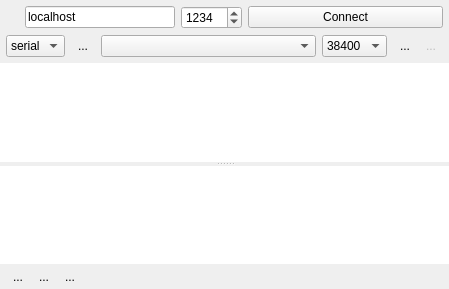
<?xml version="1.0" encoding="UTF-8"?>
<ui version="4.0">
 <class>MainWindow</class>
 <widget class="QMainWindow" name="MainWindow">
  <property name="geometry">
   <rect>
    <x>0</x>
    <y>0</y>
    <width>449</width>
    <height>289</height>
   </rect>
  </property>
  <property name="windowTitle">
   <string>MainWindow</string>
  </property>
  <widget class="QWidget" name="centralWidget">
   <layout class="QVBoxLayout" name="verticalLayout">
    <property name="spacing">
     <number>0</number>
    </property>
    <property name="leftMargin">
     <number>0</number>
    </property>
    <property name="topMargin">
     <number>0</number>
    </property>
    <property name="rightMargin">
     <number>0</number>
    </property>
    <property name="bottomMargin">
     <number>0</number>
    </property>
    <item>
     <layout class="QHBoxLayout" name="horizontalLayout_3">
      <property name="sizeConstraint">
       <enum>QLayout::SetFixedSize</enum>
      </property>
      <property name="leftMargin">
       <number>6</number>
      </property>
      <property name="topMargin">
       <number>6</number>
      </property>
      <property name="rightMargin">
       <number>6</number>
      </property>
      <property name="bottomMargin">
       <number>3</number>
      </property>
      <item>
       <widget class="QLabel" name="label">
        <property name="text">
         <string/>
        </property>
        <property name="pixmap">
         <pixmap resource="resources/img.qrc">:/img/qkdaemon_black_24.png</pixmap>
        </property>
        <property name="scaledContents">
         <bool>false</bool>
        </property>
        <property name="margin">
         <number>0</number>
        </property>
       </widget>
      </item>
      <item>
       <spacer name="horizontalSpacer">
        <property name="orientation">
         <enum>Qt::Horizontal</enum>
        </property>
        <property name="sizeType">
         <enum>QSizePolicy::Fixed</enum>
        </property>
        <property name="sizeHint" stdset="0">
         <size>
          <width>6</width>
          <height>20</height>
         </size>
        </property>
       </spacer>
      </item>
      <item>
       <widget class="QLineEdit" name="lineIP">
        <property name="minimumSize">
         <size>
          <width>150</width>
          <height>0</height>
         </size>
        </property>
        <property name="maximumSize">
         <size>
          <width>150</width>
          <height>16777215</height>
         </size>
        </property>
        <property name="text">
         <string>localhost</string>
        </property>
       </widget>
      </item>
      <item>
       <widget class="QSpinBox" name="spinPort">
        <property name="maximum">
         <number>99999</number>
        </property>
        <property name="value">
         <number>1234</number>
        </property>
       </widget>
      </item>
      <item>
       <widget class="QPushButton" name="buttonConnect">
        <property name="sizePolicy">
         <sizepolicy hsizetype="Expanding" vsizetype="Fixed">
          <horstretch>0</horstretch>
          <verstretch>0</verstretch>
         </sizepolicy>
        </property>
        <property name="text">
         <string>Connect</string>
        </property>
       </widget>
      </item>
     </layout>
    </item>
    <item>
     <layout class="QHBoxLayout" name="horizontalLayout_4">
      <property name="leftMargin">
       <number>6</number>
      </property>
      <property name="topMargin">
       <number>3</number>
      </property>
      <property name="rightMargin">
       <number>6</number>
      </property>
      <property name="bottomMargin">
       <number>6</number>
      </property>
      <item>
       <widget class="QComboBox" name="comboConnType">
        <item>
         <property name="text">
          <string>serial</string>
         </property>
        </item>
       </widget>
      </item>
      <item>
       <widget class="QStackedWidget" name="stackedWidget">
        <property name="sizePolicy">
         <sizepolicy hsizetype="Preferred" vsizetype="Fixed">
          <horstretch>0</horstretch>
          <verstretch>0</verstretch>
         </sizepolicy>
        </property>
        <widget class="QWidget" name="page">
         <layout class="QHBoxLayout" name="horizontalLayout">
          <property name="leftMargin">
           <number>0</number>
          </property>
          <property name="topMargin">
           <number>0</number>
          </property>
          <property name="rightMargin">
           <number>0</number>
          </property>
          <property name="bottomMargin">
           <number>0</number>
          </property>
          <item>
           <widget class="QToolButton" name="buttonSerialReload">
            <property name="text">
             <string>...</string>
            </property>
            <property name="icon">
             <iconset resource="resources/img.qrc">
              <normaloff>:/img/reload_grey_16.png</normaloff>:/img/reload_grey_16.png</iconset>
            </property>
            <property name="autoRaise">
             <bool>true</bool>
            </property>
           </widget>
          </item>
          <item>
           <widget class="QComboBox" name="comboSerialPort">
            <property name="sizePolicy">
             <sizepolicy hsizetype="Expanding" vsizetype="Fixed">
              <horstretch>0</horstretch>
              <verstretch>0</verstretch>
             </sizepolicy>
            </property>
           </widget>
          </item>
          <item>
           <widget class="QComboBox" name="comboSerialBaud">
            <item>
             <property name="text">
              <string>38400</string>
             </property>
            </item>
           </widget>
          </item>
         </layout>
        </widget>
        <widget class="QWidget" name="page_2"/>
       </widget>
      </item>
      <item>
       <layout class="QHBoxLayout" name="horizontalLayout_2">
        <property name="spacing">
         <number>2</number>
        </property>
        <item>
         <widget class="QToolButton" name="buttonAddConn">
          <property name="text">
           <string>...</string>
          </property>
          <property name="icon">
           <iconset resource="resources/img.qrc">
            <normaloff>:/img/plus_grey_16.png</normaloff>:/img/plus_grey_16.png</iconset>
          </property>
          <property name="autoRaise">
           <bool>true</bool>
          </property>
         </widget>
        </item>
        <item>
         <widget class="QToolButton" name="buttonRemoveConn">
          <property name="enabled">
           <bool>false</bool>
          </property>
          <property name="text">
           <string>...</string>
          </property>
          <property name="icon">
           <iconset resource="resources/img.qrc">
            <normaloff>:/img/minus_grey_16.png</normaloff>:/img/minus_grey_16.png</iconset>
          </property>
          <property name="autoRaise">
           <bool>true</bool>
          </property>
         </widget>
        </item>
       </layout>
      </item>
     </layout>
    </item>
    <item>
     <widget class="QSplitter" name="splitter">
      <property name="orientation">
       <enum>Qt::Vertical</enum>
      </property>
      <property name="opaqueResize">
       <bool>true</bool>
      </property>
      <widget class="QListWidget" name="listConn">
       <property name="sizePolicy">
        <sizepolicy hsizetype="Expanding" vsizetype="Maximum">
         <horstretch>0</horstretch>
         <verstretch>0</verstretch>
        </sizepolicy>
       </property>
       <property name="frameShape">
        <enum>QFrame::NoFrame</enum>
       </property>
      </widget>
      <widget class="QTextEdit" name="textMessages">
       <property name="frameShape">
        <enum>QFrame::NoFrame</enum>
       </property>
      </widget>
     </widget>
    </item>
    <item>
     <layout class="QHBoxLayout" name="horizontalLayout_5">
      <property name="spacing">
       <number>2</number>
      </property>
      <property name="leftMargin">
       <number>6</number>
      </property>
      <property name="topMargin">
       <number>2</number>
      </property>
      <property name="rightMargin">
       <number>6</number>
      </property>
      <property name="bottomMargin">
       <number>2</number>
      </property>
      <item>
       <widget class="QToolButton" name="buttonSettings">
        <property name="text">
         <string>...</string>
        </property>
        <property name="icon">
         <iconset resource="resources/img.qrc">
          <normaloff>:/img/cog_grey_16.png</normaloff>:/img/cog_grey_16.png</iconset>
        </property>
        <property name="autoRaise">
         <bool>true</bool>
        </property>
       </widget>
      </item>
      <item>
       <widget class="QToolButton" name="buttonMessages">
        <property name="text">
         <string>...</string>
        </property>
        <property name="icon">
         <iconset resource="resources/img.qrc">
          <normaloff>:/img/message_grey_16.png</normaloff>:/img/message_grey_16.png</iconset>
        </property>
        <property name="autoRaise">
         <bool>true</bool>
        </property>
       </widget>
      </item>
      <item>
       <widget class="QToolButton" name="buttonAbout">
        <property name="text">
         <string>...</string>
        </property>
        <property name="icon">
         <iconset resource="resources/img.qrc">
          <normaloff>:/img/info_grey_16.png</normaloff>:/img/info_grey_16.png</iconset>
        </property>
        <property name="autoRaise">
         <bool>true</bool>
        </property>
       </widget>
      </item>
      <item>
       <spacer name="horizontalSpacer_2">
        <property name="orientation">
         <enum>Qt::Horizontal</enum>
        </property>
        <property name="sizeHint" stdset="0">
         <size>
          <width>40</width>
          <height>20</height>
         </size>
        </property>
       </spacer>
      </item>
     </layout>
    </item>
   </layout>
  </widget>
  <widget class="QMenuBar" name="menuBar">
   <property name="geometry">
    <rect>
     <x>0</x>
     <y>0</y>
     <width>449</width>
     <height>24</height>
    </rect>
   </property>
  </widget>
 </widget>
 <layoutdefault spacing="6" margin="11"/>
 <resources>
  <include location="resources/img.qrc"/>
 </resources>
 <connections/>
</ui>
